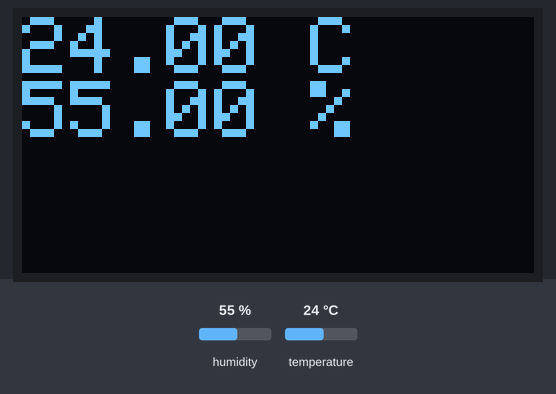
Bench run of a sketch on a simulated Arduino Uno, built with avr-gcc and run on an emulated ATmega328P. Shown: 128×64 one-colour display. The test bench sets the inputs (shaded band); at power-on: humidity 55 %, temperature 24 °C.

Above: at 1.2 s.
1.3 s: humidity set to 22 %
At 1.6 s:
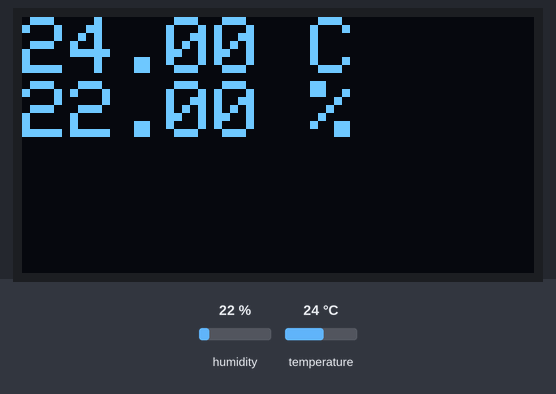
2.8 s: temperature set to 12 °C
At 4.0 s:
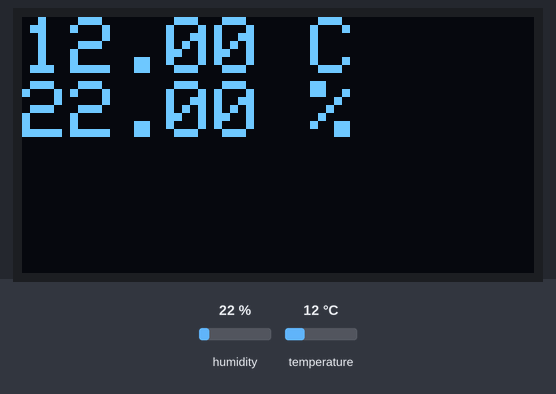
4.3 s: humidity set to 40 %
At 4.6 s:
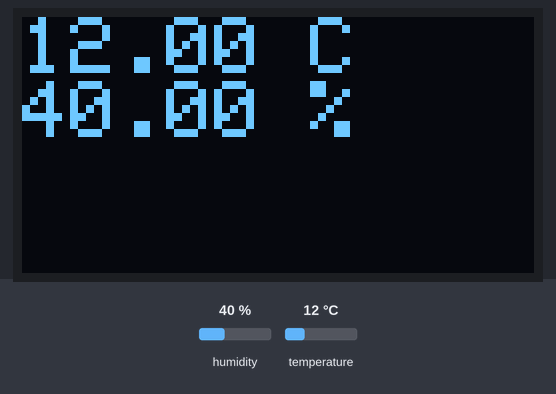
5.8 s: temperature set to 19 °C
At 7.0 s:
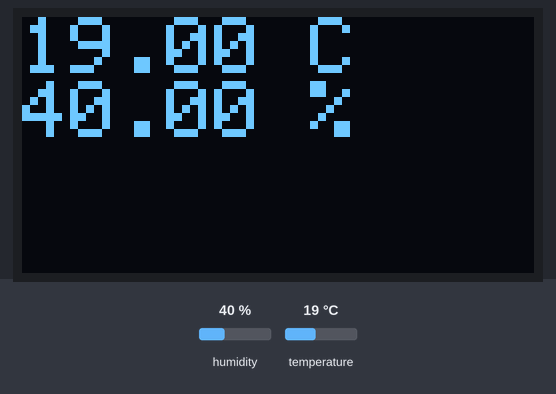
Timing chart, 0 to 8.3 s (numbered marks = the images above; inputs shaded):
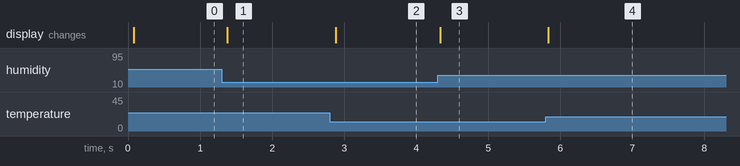

Measured:
- after the input at 1.3 s, the display: changes after 0.08 s (image 1)
- after the input at 2.8 s, the display: changes after 0.08 s (image 2)
- after the input at 4.3 s, the display: changes at once (image 3)
- after the input at 5.8 s, the display: changes at once (image 4)

The sketch:

1.ino
```cpp
#include <SPI.h>
#include <Wire.h>
#include <Adafruit_GFX.h>
#include <Adafruit_SSD1306.h>
#include <dht.h>
#define dataPin 13 // Defines pin number to which the sensor is connected
dht DHT; // Creates a DHT object
Adafruit_SSD1306 display(1);
void setup()
{
    // initialize with the I2C addr 0x3C
    display.begin(SSD1306_SWITCHCAPVCC, 0x3C);
    }
 void loop()
 {
   int readData = DHT.read11(dataPin); // DHT11 or int readData = DHT.read22(dataPin); // DHT22/AM2302
    float t = DHT.temperature; // Gets the values of the temperature
    float h = DHT.humidity; // Gets the values of the humidity
    // Printing the results on the serial monitor

    // Clear the buffer.
    display.clearDisplay();
    // Display Text
    display.setTextSize(2);
    display.setTextColor(WHITE);
    display.setCursor(0,0);
    display.print(t);
    display.println(" C");
    display.print(h);
    display.println(" %");
    display.display();

    display.clearDisplay();}
```
